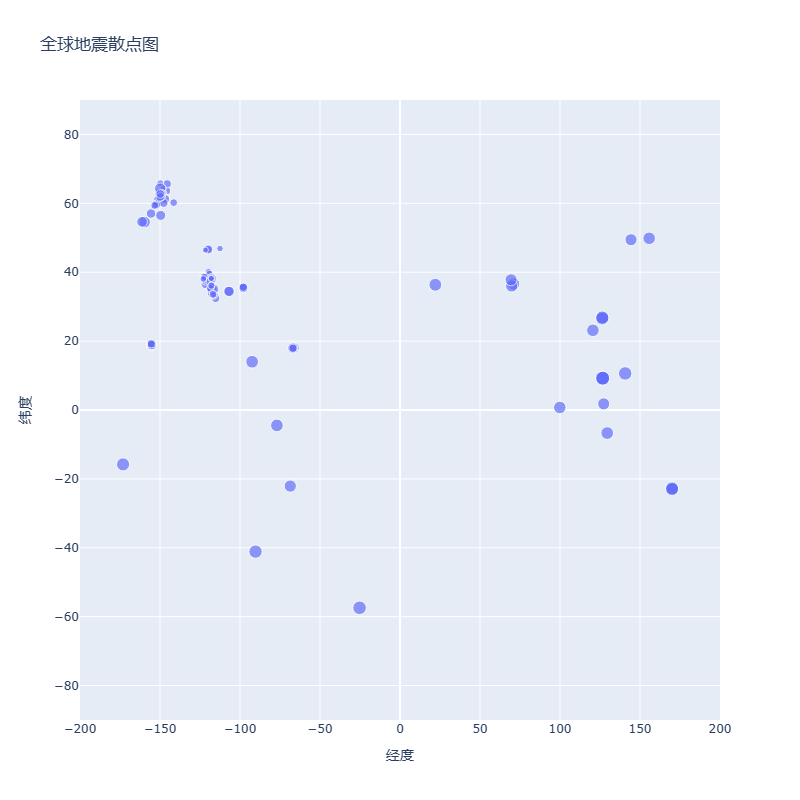

Recreate this plot in Python.
import plotly.express as px
from pathlib import Path
import json
import pandas as pd


#将数据转换为字符串读取并转换为pyhon对象
path = Path('eq/eq_data/eq_data_1_day_m1.geojson')
contents=path.read_text()
all_eq_data=json.loads(contents)

#查看数据集中的所有地震
all_eq_dicts=all_eq_data['features']
#print(len(all_eq_dicts))

mags,titles,lons,lats = [],[],[],[]
for eq_dict in all_eq_dicts:
    mag = eq_dict['properties']['mag']
    title = eq_dict['properties']['title']
    lon = eq_dict['geometry']['coordinates'][0]
    lat = eq_dict['geometry']['coordinates'][1]
    mags.append(mag)
    titles.append(title)
    lons.append(lon)
    lats.append(lat)
print(mags[:10])
print(titles[:2])
print(lons[:5])
print(lats[:5])

#将数据文件转换为更易于阅读的版本
path = Path('eq/eq_data/readable_eq_data.geojson')
readable_contents = json.dumps(all_eq_data,indent=4)
path.write_text(readable_contents)

data = pd.DataFrame(
    data=zip(lons,lats,titles,mags),columns=['经度','纬度','位置','震级']
)
data.head()
fig=px.scatter(
            data,
            x='经度',
            y='纬度',
            labels={'x':'经度','y':'纬度'},
            range_x=[-200,200],
            range_y=[-90,90],
            width=800,
            height=800,
            title='全球地震散点图',
            size='震级',
            size_max=10,)
fig.write_html('global_earthquakes.html')
fig.show()
